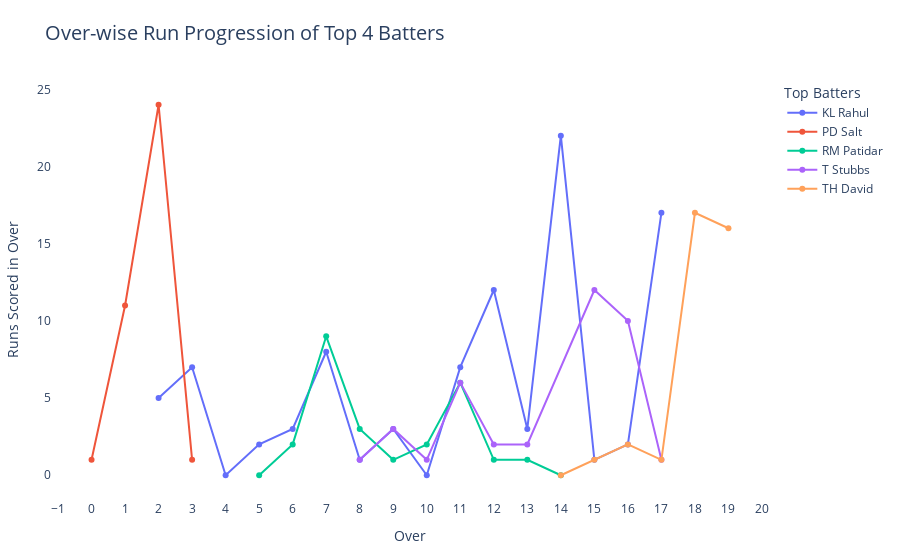

The notebook cell saved with this chart:
### Code cell
fig = px.line(
    batters_overwise,
    x='over',
    y='runs_in_over',
    color='batter',
    markers=True,
    title=' Over-wise Run Progression of Top 4 Batters',
    labels={
        'over': 'Over',
        'runs_in_over': 'Runs in Over',
        'batter': 'Batter'
    },
    hover_data={
        'over': True,
        'runs_in_over': True,
        'batter': True
    }
)

fig.update_layout(
    xaxis=dict(tickmode='linear'),
    yaxis_title='Runs Scored in Over',
    legend_title='Top Batters',
    title_font_size=20,
    plot_bgcolor='rgba(0,0,0,0)',
    paper_bgcolor='white',
    margin=dict(l=40, r=40, t=80, b=60),
    hovermode='x unified'
)

fig.show()

### Figure 1 — Plotly figure (JSON) as saved in the notebook; plotly's stock layout.template omitted (floating-point values rounded to 4 significant figures)
{"data": [{"customdata": [["KL Rahul"], ["KL Rahul"], ["KL Rahul"], ["KL Rahul"], ["KL Rahul"], ["KL Rahul"], ["KL Rahul"], ["KL Rahul"], ["KL Rahul"], ["KL Rahul"], ["KL Rahul"], ["KL Rahul"], ["KL Rahul"], ["KL Rahul"], ["KL Rahul"], ["KL Rahul"]], "hovertemplate": "Batter=%{customdata[0]}<br>Over=%{x}<br>Runs in Over=%{y}<extra></extra>", "legendgroup": "KL Rahul", "line": {"color": "#636efa", "dash": "solid"}, "marker": {"symbol": "circle"}, "mode": "lines+markers", "name": "KL Rahul", "orientation": "v", "showlegend": true, "type": "scatter", "x": [2, 3, 4, 5, 6, 7, 8, 9, 10, 11, 12, 13, 14, 15, 16, 17], "xaxis": "x", "y": [5, 7, 0, 2, 3, 8, 1, 3, 0, 7, 12, 3, 22, 1, 2, 17], "yaxis": "y"}, {"customdata": [["PD Salt"], ["PD Salt"], ["PD Salt"], ["PD Salt"]], "hovertemplate": "Batter=%{customdata[0]}<br>Over=%{x}<br>Runs in Over=%{y}<extra></extra>", "legendgroup": "PD Salt", "line": {"color": "#EF553B", "dash": "solid"}, "marker": {"symbol": "circle"}, "mode": "lines+markers", "name": "PD Salt", "orientation": "v", "showlegend": true, "type": "scatter", "x": [0, 1, 2, 3], "xaxis": "x", "y": [1, 11, 24, 1], "yaxis": "y"}, {"customdata": [["RM Patidar"], ["RM Patidar"], ["RM Patidar"], ["RM Patidar"], ["RM Patidar"], ["RM Patidar"], ["RM Patidar"], ["RM Patidar"], ["RM Patidar"], ["RM Patidar"]], "hovertemplate": "Batter=%{customdata[0]}<br>Over=%{x}<br>Runs in Over=%{y}<extra></extra>", "legendgroup": "RM Patidar", "line": {"color": "#00cc96", "dash": "solid"}, "marker": {"symbol": "circle"}, "mode": "lines+markers", "name": "RM Patidar", "orientation": "v", "showlegend": true, "type": "scatter", "x": [5, 6, 7, 8, 9, 10, 11, 12, 13, 14], "xaxis": "x", "y": [0, 2, 9, 3, 1, 2, 6, 1, 1, 0], "yaxis": "y"}, {"customdata": [["T Stubbs"], ["T Stubbs"], ["T Stubbs"], ["T Stubbs"], ["T Stubbs"], ["T Stubbs"], ["T Stubbs"], ["T Stubbs"], ["T Stubbs"]], "hovertemplate": "Batter=%{customdata[0]}<br>Over=%{x}<br>Runs in Over=%{y}<extra></extra>", "legendgroup": "T Stubbs", "line": {"color": "#ab63fa", "dash": "solid"}, "marker": {"symbol": "circle"}, "mode": "lines+markers", "name": "T Stubbs", "orientation": "v", "showlegend": true, "type": "scatter", "x": [8, 9, 10, 11, 12, 13, 15, 16, 17], "xaxis": "x", "y": [1, 3, 1, 6, 2, 2, 12, 10, 1], "yaxis": "y"}, {"customdata": [["TH David"], ["TH David"], ["TH David"], ["TH David"], ["TH David"], ["TH David"]], "hovertemplate": "Batter=%{customdata[0]}<br>Over=%{x}<br>Runs in Over=%{y}<extra></extra>", "legendgroup": "TH David", "line": {"color": "#FFA15A", "dash": "solid"}, "marker": {"symbol": "circle"}, "mode": "lines+markers", "name": "TH David", "orientation": "v", "showlegend": true, "type": "scatter", "x": [14, 15, 16, 17, 18, 19], "xaxis": "x", "y": [0, 1, 2, 1, 17, 16], "yaxis": "y"}], "layout": {"autosize": true, "hovermode": "x unified", "legend": {"title": {"text": "Top Batters"}, "tracegroupgap": 0}, "margin": {"b": 60, "l": 40, "r": 40, "t": 80}, "paper_bgcolor": "white", "plot_bgcolor": "rgba(0, 0, 0, 0)", "title": {"font": {"size": 20}, "text": " Over-wise Run Progression of Top 4 Batters"}, "xaxis": {"anchor": "y", "autorange": true, "domain": [0, 1], "range": [-1.16, 20.16], "tickmode": "linear", "title": {"text": "Over"}, "type": "linear"}, "yaxis": {"anchor": "x", "autorange": true, "domain": [0, 1], "range": [-1.858, 25.86], "title": {"text": "Runs Scored in Over"}, "type": "linear"}}}
